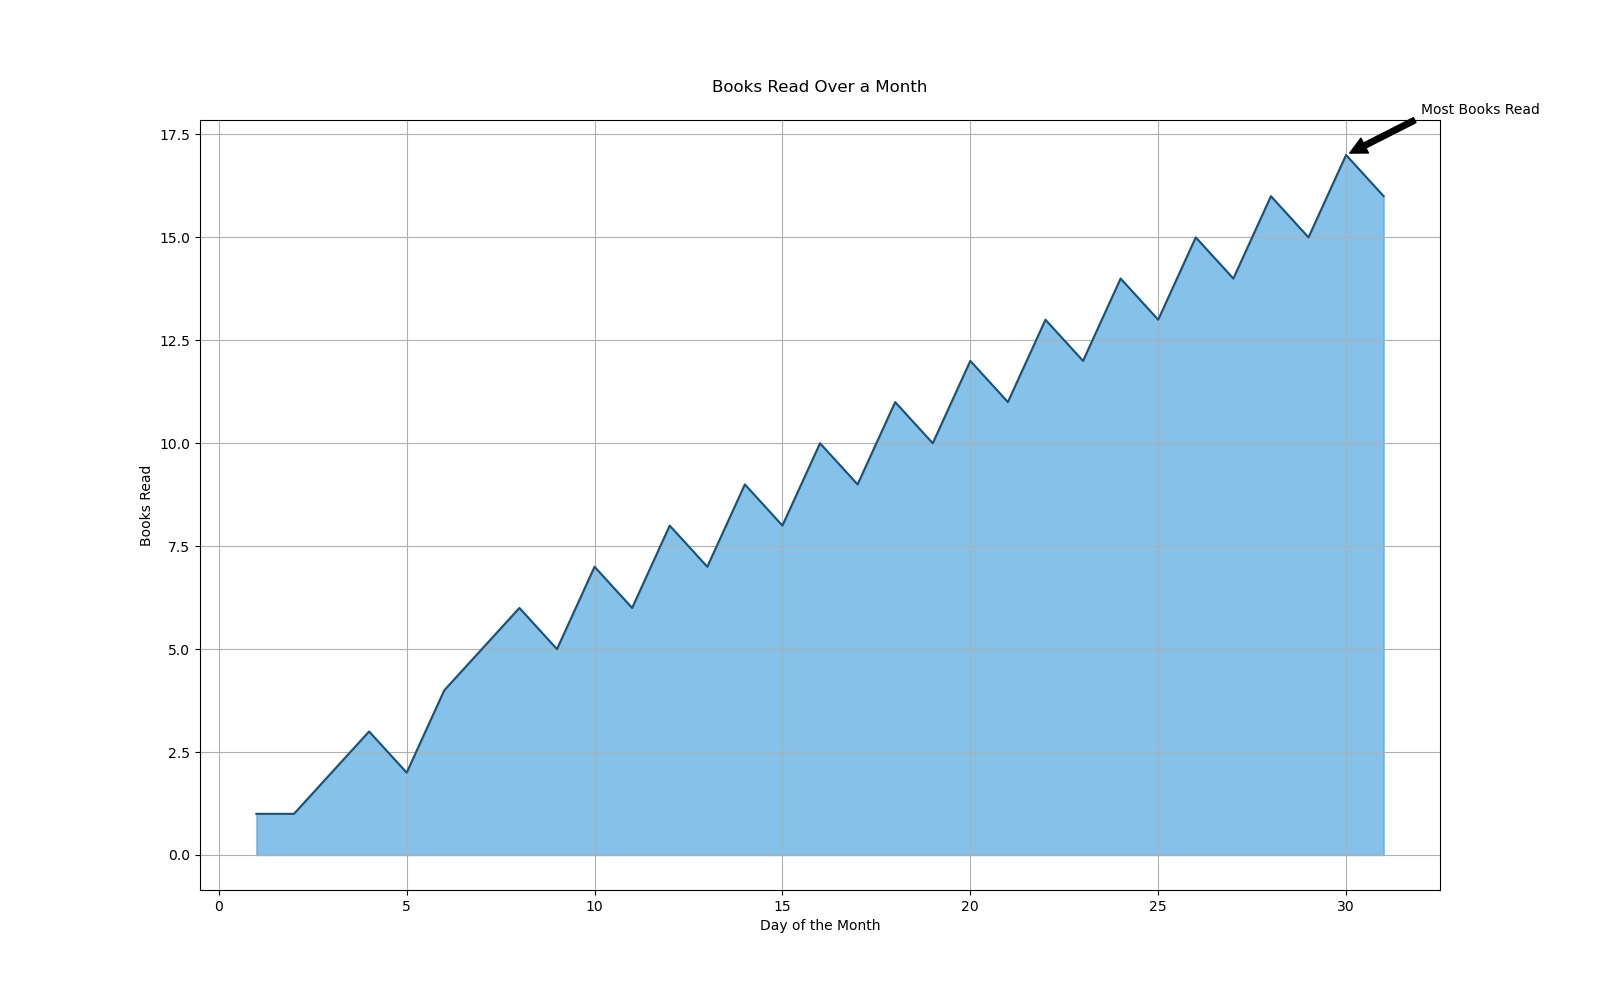

This chart was generated by the following Python code:

import matplotlib.pyplot as plt
import pandas as pd
from io import StringIO

data = StringIO("""
Day,Books Read
1,1
2,1
3,2
4,3
5,2
6,4
7,5
8,6
9,5
10,7
11,6
12,8
13,7
14,9
15,8
16,10
17,9
18,11
19,10
20,12
21,11
22,13
23,12
24,14
25,13
26,15
27,14
28,16
29,15
30,17
31,16
""")

df = pd.read_csv(data)

plt.figure(figsize=(16, 10))
plt.fill_between(df['Day'], df['Books Read'], color="#3498DB", alpha=0.6)
plt.plot(df['Day'], df['Books Read'], color="#1A5276")

plt.title('Books Read Over a Month', pad=20)
plt.xlabel('Day of the Month')
plt.ylabel('Books Read')

max_books_day = df['Books Read'].idxmax()
plt.annotate('Most Books Read', xy=(df.iloc[max_books_day, 0], df.iloc[max_books_day, 1]), 
             xytext=(df.iloc[max_books_day, 0]+2, df.iloc[max_books_day, 1]+1),
             arrowprops=dict(facecolor='#000000', shrink=0.05))

plt.grid(True)
plt.show()
